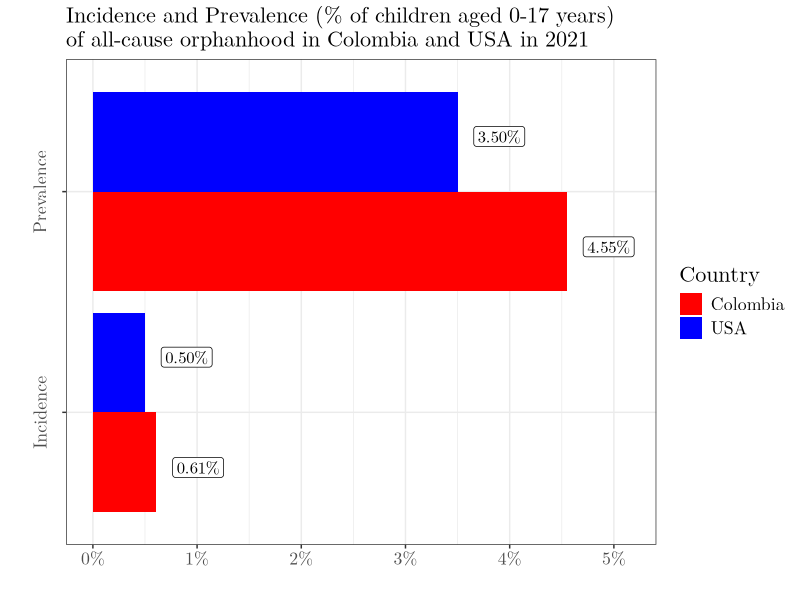

Write the R code that produced this figure.
suppressMessages(library(tidyverse))

home.dir <- "/Users/or105/Library/CloudStorage/OneDrive-ImperialCollegeLondon/OR_Work/OCAY_Program"
home.dir <- "/Users/avramaral/Library/CloudStorage/OneDrive-SharedLibraries-ImperialCollegeLondon/Ratmann, Oliver - OCAY_Program"
data.dir <- file.path(home.dir, "Colombia_primary_data")
out.dir <- file.path(home.dir, "Colombia_underreporting")

incidence_CL <- 0.61
incidence_US <- 0.50

prevalence_CL <- 4.55
prevalence_US <- 3.50

data <- as_tibble(data.frame(loc = c("USA", "Colombia"), inc = c(incidence_US, incidence_CL), pre = c(prevalence_US, prevalence_CL)))
data <- data %>% pivot_longer(cols = c(inc, pre), names_to = "metric", values_to = "value") %>% mutate(metric = recode(metric, inc = "Incidence", pre = "Prevalence"), loc = factor(loc, levels = c("Colombia", "USA")))

# Create the horizontal bar plot
pp <- ggplot(data, aes(x = metric, y = value, fill = loc)) +
  geom_bar(stat = "identity", position = "dodge") +
  geom_label(aes(x = c(1.25, 2.25, 0.75, 1.75), y = value + 0.4, label = scales::percent(value / 100, accuracy = 0.01)),
             fill = "white", alpha = 1, hjust = 0.5,
             label.r = unit(0.15, "lines"),
             size = 12 / .pt,
             family = "LM Roman 10",
             label.padding = unit(0.2, "lines")) +
  scale_y_continuous(breaks = seq(0, 5, by = 1), limits = c(0, 5.15), labels = scales::percent_format(scale = 1)) +
  scale_fill_manual(values = c("Colombia" = "red", "USA" = "blue")) + 
  coord_flip() +
  labs(title = "Incidence and Prevalence (% of children aged 0-17 years)\nof all-cause orphanhood in Colombia and USA in 2021", x = "", y = "", fill = "Country") +
  theme_bw() +
  theme(text = element_text(family = "LM Roman 10", size = 16), 
        plot.title = element_text(size = 16),
        axis.text.y = element_text(angle = 90, hjust = 0.5, margin = margin(r = 10)))
ggsave(pp, file = paste(out.dir, "/comparison_US_Colombia.png", sep = ""), width = 7, height = 6)
